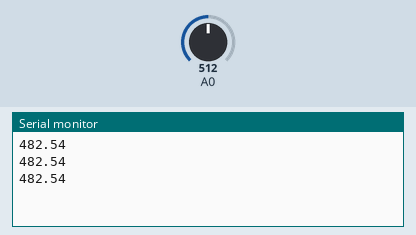
The sketch below on a simulated Arduino Zero (SAMD21). Parts: the last lines printed to the serial monitor. Inputs (shaded band) come from the test bench; at power-on: A0 = 512.

Above: at 1.3 s.
1.4 s: A0 set to 1023
At 1.9 s:
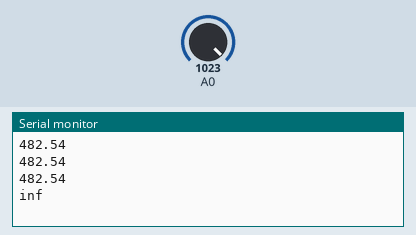
3.5 s: A0 set to 900
At 3.9 s:
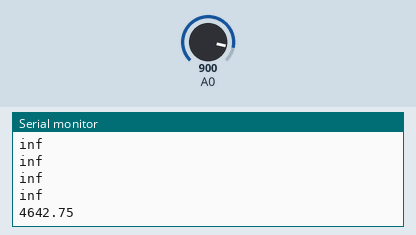

The sketch:

Only_PressureSensor.ino
```cpp
const int FSR_PIN = 0; // Pin connected to FSR/resistor divider
// Measure the voltage at 5V and resistance of your 3.3k resistor, and enter
// their value's below:
const float VCC = 4.98; // Measured voltage of Ardunio 5V line
const float R_DIV = 3230.0; // Measured resistance of 3.3k resistor

void setup()
{
  SerialUSB.begin();
  pinMode(FSR_PIN, INPUT);
}

void loop()
{
  int fsrADC = analogRead(FSR_PIN);
  // If the FSR has no pressure, the resistance will be
  // near infinite. So the voltage should be near 0.
  if (fsrADC != 0) // If the analog reading is non-zero
  {
    // Use ADC reading to calculate voltage:
    float fsrV = fsrADC * VCC / 1023.0;
    // Use voltage and static resistor value to
    // calculate FSR resistance:
    float fsrR = R_DIV * (VCC / fsrV - 1.0);
    // Guesstimate force based on slopes in figure 3 of
    // FSR datasheet:
    float force;
    float fsrG = 1.0 / fsrR; // Calculate conductance
    // Break parabolic curve down into two linear slopes:
    if (fsrR <= 600)
      force = (fsrG - 0.00075) / 0.00000032639;
    else
      force =  fsrG / 0.000000642857;

    if(force<0){
      force = (-1)*force;
      SerialUSB.println(force);
      SerialUSB.println();
    }
    else{
      SerialUSB.println(force);
      SerialUSB.println();
    }
    delay(500);
  }
  else
  {
    // No pressure detected
  }
}
```

Measured:
- after the input at 1.4 s, the serial monitor: prints a new line after 0.10 s (image 1)
- after the input at 3.5 s, the serial monitor: prints a new line at once (image 2)
